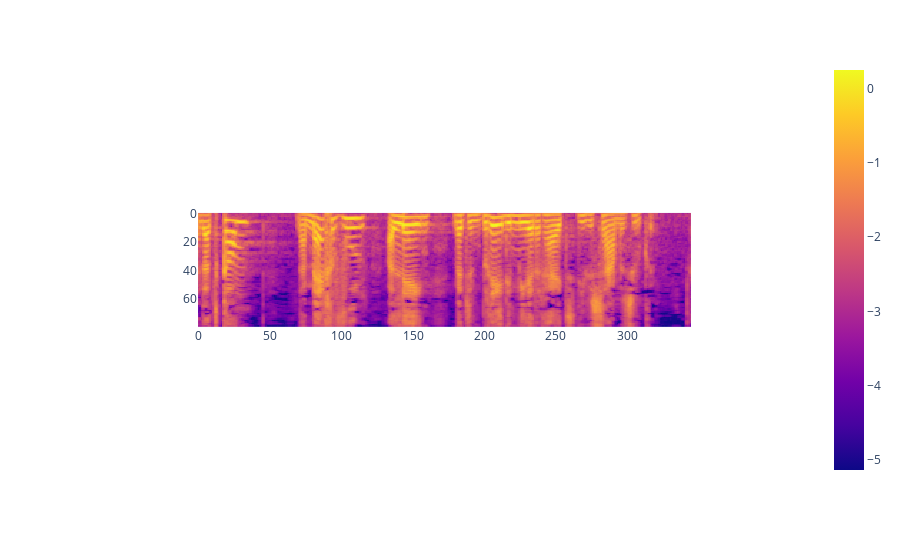

Notebook code cell kept with this figure:
### Markdown cell above
Метки должны представлять собой лог-мел спектрограмму с 80 мел бинами.

### Code cell
fig = px.imshow(processed_example["labels"].T)
fig.show()

### Figure 1 — Plotly figure (JSON) as saved in the notebook; plotly's stock layout.template omitted (floating-point values rounded to 4 significant figures; data arrays with more than 128 entries replaced by an {"elided": "..."} marker saying what was removed)
{"data": [{"coloraxis": "coloraxis", "hovertemplate": "x: %{x}<br>y: %{y}<br>color: %{z}<extra></extra>", "name": "0", "type": "heatmap", "xaxis": "x", "yaxis": "y", "z": {"elided": "80x345 float values"}}], "layout": {"autosize": true, "coloraxis": {"colorscale": [[0, "#0d0887"], [0.1111, "#46039f"], [0.2222, "#7201a8"], [0.3333, "#9c179e"], [0.4444, "#bd3786"], [0.5556, "#d8576b"], [0.6667, "#ed7953"], [0.7778, "#fb9f3a"], [0.8889, "#fdca26"], [1, "#f0f921"]]}, "margin": {"t": 60}, "xaxis": {"anchor": "y", "autorange": true, "constrain": "domain", "domain": [0.1619, 0.8381], "range": [-0.5, 344.5], "scaleanchor": "y"}, "yaxis": {"anchor": "x", "autorange": true, "constrain": "domain", "domain": [0, 1], "range": [79.5, -0.5]}}}
